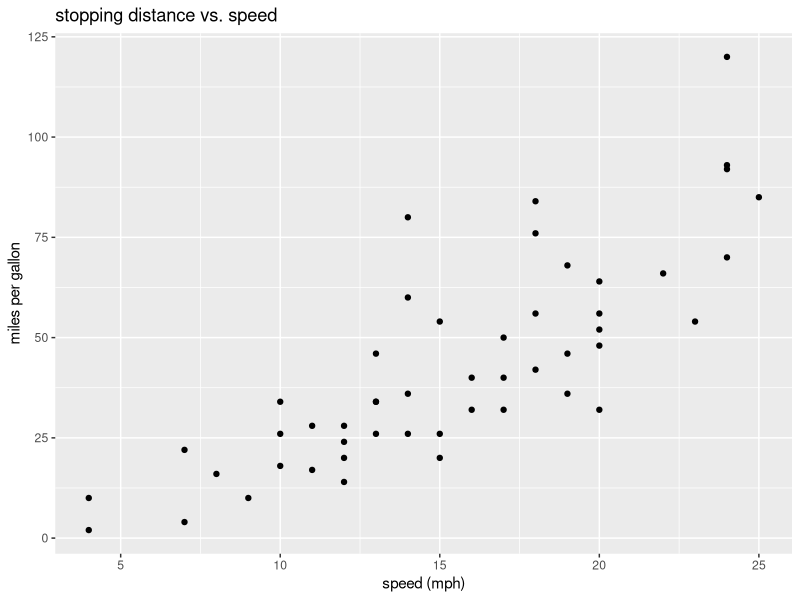

Write the R code that produced this figure.
## ---- chunk 1
summary(cars)
head(cars)
## ---- chunk 2
library(ggplot2)

ggplot(cars, aes(x = speed, y = dist)) +
  geom_point() +
  labs(x = "speed (mph)", y = "miles per gallon",
       title = "stopping distance vs. speed")
